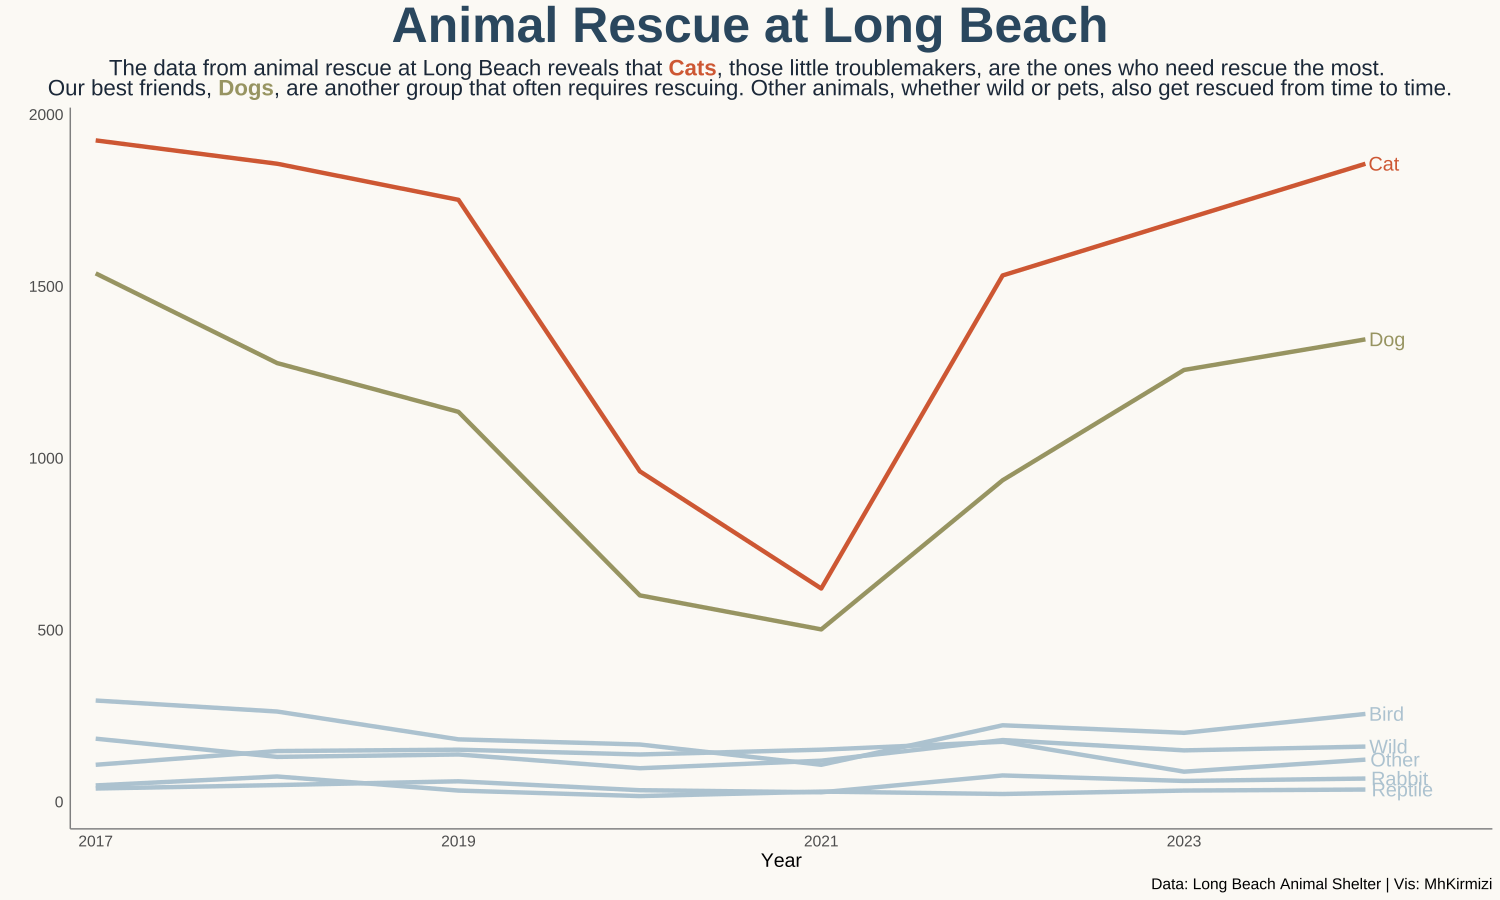

Reproduce this figure in R.
library(tidyverse)
library(lubridate)
library(ggtext)
library(dlookr)
library(showtext)
### Fonts
font_add_google("Merriweather", "merriweather")
showtext_auto()

### |- plot aesthetics ----
colors <- c("Cat" = "#CD5733FF", "Dog" = "#979461FF", "Bird" = "#ACC2CFFF", "Rabbit" = "#ACC2CFFF", 
           "Reptile" = "#ACC2CFFF", "Wild" = "#ACC2CFFF", "Other" = "#ACC2CFFF")
## Text
title <- "Animal Rescue at Long Beach"
subtitle <- "The data from animal rescue at Long Beach reveals that **<span style='color:#CD5733FF'>Cats</span>**, those little troublemakers, are the ones who need rescue the most. <br>Our best friends, **<span style='color:#979461FF'>Dogs</span>**, are another group that often requires rescuing. Other animals, whether wild or pets, also get rescued from time to time."
caption <- "Data: Long Beach Animal Shelter | Vis: MhKirmizi"
## Data Wrangling
dlookr::diagnose(longbeach)
longbeach <- readr::read_csv('https://raw.githubusercontent.com/rfordatascience/tidytuesday/main/data/2025/2025-03-04/longbeach.csv')
glimpse(longbeach)

animals <- longbeach |>
  filter(jurisdiction == "Long Beach") |> 
  mutate(year = year(intake_date), 
         animal_type = str_to_lower(animal_type)) |>
  count(animal_type, sort = TRUE) |> 
  slice_max(n , n=7) |> pull(animal_type)

df <- longbeach |> 
  filter(jurisdiction == "Long Beach" & animal_type %in% animals) |> 
  mutate(year = year(intake_date), 
         animal_type = str_to_lower(animal_type)) |> 
  group_by(year, animal_type) |> 
  count() |> 
  mutate(animal_type = str_to_sentence(animal_type))
label_data <- df |> 
  group_by(animal_type) |> 
  filter(year == max(year)) |> 
  mutate(
    animal_type = str_to_sentence(animal_type)
  )
  ggplot(df, aes(year, n, group = animal_type, color = animal_type)) +
  geom_line(size = 1.5) +
  geom_text(data = label_data, aes(label = animal_type),  
            hjust = -0.1, vjust = 0.5, size  = 5, family = "Merriweather") +
  scale_x_continuous(expand = expansion(mult = c(0.02, 0.1))) +
  scale_color_manual(values = colors) +
    labs(x = "Year", 
         y = "", 
         title = title, 
         subtitle = subtitle, 
         caption = caption) +
  theme(
    text = element_text(size = 14, family = "Merriweather" , color = "black"), 
    plot.title = element_text(size = 36, 
                              family = "Merriweather", 
                              face = "bold", 
                              color = "#2a475e", hjust= .5), 
    plot.subtitle = element_markdown(size = 16, 
                                 family = "Merriweather",
                                 color = "#1b2838", hjust = .5),
    plot.title.position = "plot", 
    legend.position = "none", 
    axis.ticks = element_blank(), 
    axis.line = element_line(color = "grey50"), 
    panel.grid = element_line(color = "#b4aea9"), 
    panel.grid.minor = element_blank(),
    panel.grid.major.x = element_blank(),
    panel.grid.major.y = element_blank(),
    panel.background = element_rect(fill = "#fbf9f4", color = "#fbf9f4"),
    plot.background = element_rect(fill = "#fbf9f4", color = "#fbf9f4")
  )
ggsave("animal_rescue.pdf", width = 15, height = 9, dpi = 360)  
  






  
